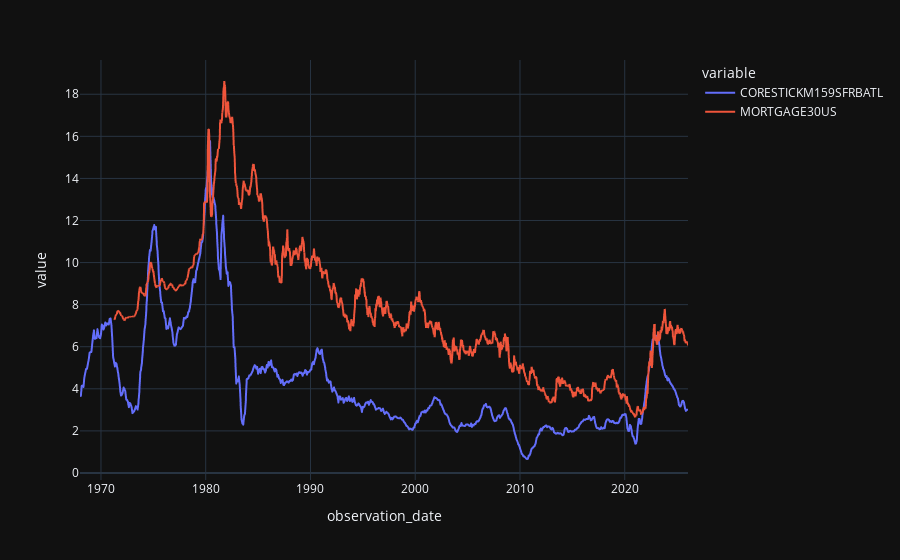

Notebook code cell kept with this figure:
### Code cell
df.plot()

### Figure 1 — Plotly figure (JSON) as saved in the notebook; plotly's stock layout.template omitted (floating-point values rounded to 4 significant figures; data arrays with more than 128 entries replaced by an {"elided": "..."} marker saying what was removed)
{"data": [{"hovertemplate": "variable=CORESTICKM159SFRBATL<br>observation_date=%{x}<br>value=%{y}<extra></extra>", "legendgroup": "CORESTICKM159SFRBATL", "line": {"color": "#636efa", "dash": "solid"}, "marker": {"symbol": "circle"}, "mode": "lines", "name": "CORESTICKM159SFRBATL", "showlegend": true, "type": "scattergl", "x": {"elided": "3469 str values"}, "xaxis": "x", "y": {"elided": "3469 float values"}, "yaxis": "y"}, {"hovertemplate": "variable=MORTGAGE30US<br>observation_date=%{x}<br>value=%{y}<extra></extra>", "legendgroup": "MORTGAGE30US", "line": {"color": "#EF553B", "dash": "solid"}, "marker": {"symbol": "circle"}, "mode": "lines", "name": "MORTGAGE30US", "showlegend": true, "type": "scattergl", "x": {"elided": "3469 str values"}, "xaxis": "x", "y": {"elided": "3469 float values"}, "yaxis": "y"}], "layout": {"legend": {"title": {"text": "variable"}, "tracegroupgap": 0}, "margin": {"t": 60}, "xaxis": {"anchor": "y", "domain": [0, 1], "title": {"text": "observation_date"}}, "yaxis": {"anchor": "x", "domain": [0, 1], "title": {"text": "value"}}}}
